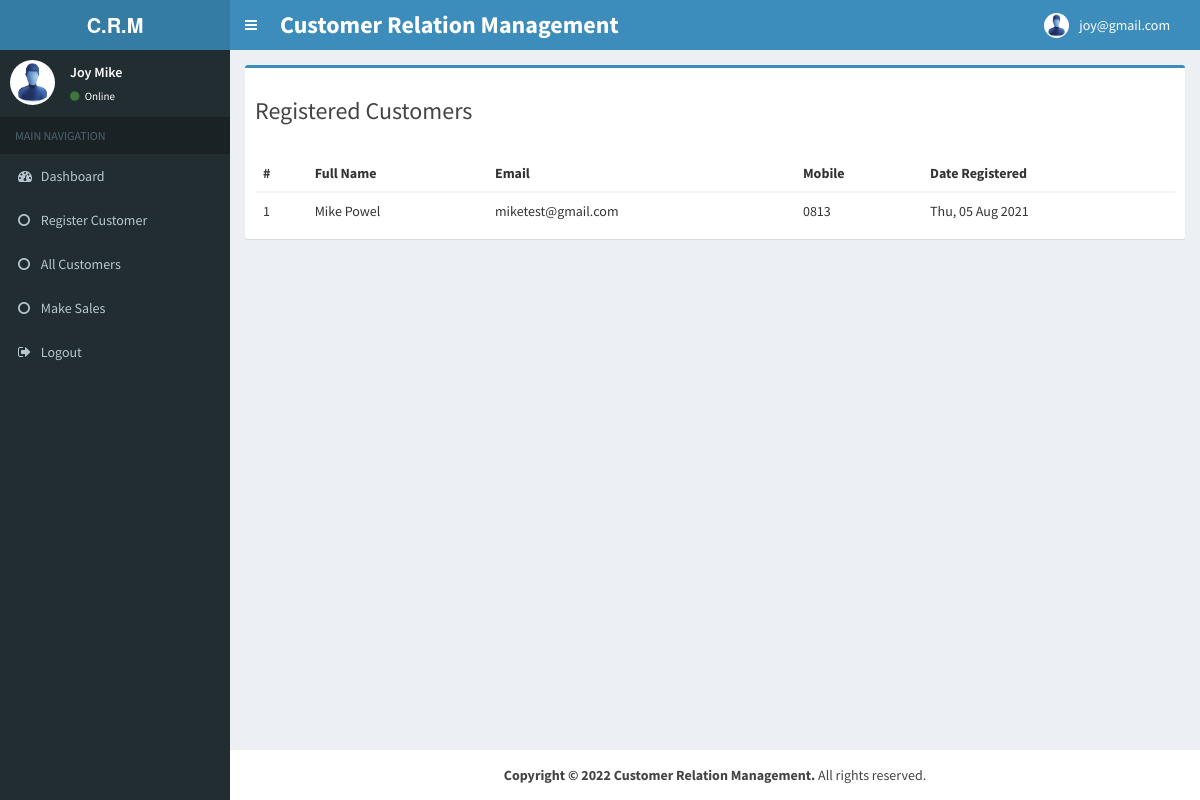
The page /pages/view_customers.php (signed in) on the database its author committed.
### tables this page shows
CREATE TABLE `staff` (
  `email` varchar(30) NOT NULL,
  `mobile` varchar(15) NOT NULL,
  `fullname` varchar(40) NOT NULL,
  `reg_date` varchar(30) NOT NULL
);

CREATE TABLE `customer` (
  `email` varchar(40) NOT NULL,
  `mobile` varchar(15) NOT NULL,
  `fullname` varchar(40) NOT NULL,
  `reg_date` varchar(15) NOT NULL
);

### resources/sessions.php (called while the page is built, shortened)
<?php
class Sessions {
    private $DB_USER = "root";
    private $DB_PASSWORD = "";
    private $DB_DSN = "mysql:host=localhost;dbname=crms";
    private function getConnection() {
        try {
            $conn = new PDO($this->DB_DSN, $this->DB_USER, $this->DB_PASSWORD);
            return $conn;
        } catch (Exception $ex) {
            echo $ex->getMessage();
        }
    }
    public function getAllCustomers() {
        try {
            $conn = $this->getConnection();
            $query = "SELECT * FROM customer";
            $ps = $conn->prepare($query);
            $ps->execute();
            return $ps->fetchAll();
        } catch (Exception $ex) {
            echo $ex->getMessage();
        }
    }
    public function getSingleStaff($email) {
        try {
            $conn = $this->getConnection();
            $query = "SELECT * FROM staff WHERE email = ?";
            $ps = $conn->prepare($query);
            $ps->bindParam(1, $email);
            $ps->execute();
            $result = $ps->fetchAll();
            $res = NULL;
            foreach ($result as $r) {
                $res = $r;
            }
            return $res;
        } catch (Exception $ex) {
            echo $ex->getMessage();
        }
    }
}

### pages/view_customers.php (the view, shortened to what this page needs)
<?php
include '../resources/sessions.php';
$ses = new Sessions();
?>
<!DOCTYPE html>
<html>
    <head>
        <link href="../bootstrap/css/bootstrap.min.css" rel="stylesheet" type="text/css" />
        <link href="https://maxcdn.bootstrapcdn.com/font-awesome/4.3.0/css/font-awesome.min.css" rel="stylesheet" type="text/css" />
        <link href="http://code.ionicframework.com/ionicons/2.0.0/css/ionicons.min.css" rel="stylesheet" type="text/css" />
        <link href="../dist/css/AdminLTE.min.css" rel="stylesheet" type="text/css" />
        <link href="../dist/css/skins/_all-skins.min.css" rel="stylesheet" type="text/css" />
        <link href="../plugins/iCheck/flat/blue.css" rel="stylesheet" type="text/css" />
        <link href="../plugins/morris/morris.css" rel="stylesheet" type="text/css" />
        <link href="../plugins/jvectormap/jquery-jvectormap-1.2.2.css" rel="stylesheet" type="text/css" />
        <link href="../plugins/datepicker/datepicker3.css" rel="stylesheet" type="text/css" />
        <link href="../plugins/daterangepicker/daterangepicker-bs3.css" rel="stylesheet" type="text/css" />
        <link href="../plugins/bootstrap-wysihtml5/bootstrap3-wysihtml5.min.css" rel="stylesheet" type="text/css" />
    </head>
    <body class="skin-blue">
        <div class="wrapper">
            <?php include '../resources/header.php'; ?>
            <?php include '../resources/sidebar.php'; ?>
            <div class="content-wrapper">
                <section class="content">
                    <div class="row">
                        <div class="col-md-12">
                            <div class="box box-primary">
                                <div class="box-header">
                                    <h3>Registered Customers</h3>
                                </div>
                                <div class="box-body">
                                    <table class="table table-hover">
                                        <thead>
                                            <tr>
                                                <th>#</th>
                                                <th>Full Name</th>
                                                <th>Email</th>
                                                <th>Mobile</th>
                                                <th>Date Registered</th>
                                            </tr>
                                        </thead>
                                        <tbody>
                                            <?php
                                            $counter = 1;
                                            $customer = $ses->getAllCustomers();
                                            foreach ($customer as $cust) {
                                                ?>
                                                <tr>
                                                    <td><?php echo $counter ?></td>
                                                    <td><?php echo $cust['fullname'] ?></td>
                                                    <td><?php echo $cust['email'] ?></td>
                                                    <td><?php echo $cust['mobile'] ?></td>
                                                    <td><?php echo date_format(date_create($cust['reg_date']), "D, d M Y") ?></td>
                                                </tr>
                                                <?php
                                                $counter++;
                                            }
                                            ?>
                                        </tbody>
                                    </table>
                                </div>
                            </div>
                        </div>
                    </div>
                </section>
            </div>
            <?php include '../resources/footer.php'; ?>
        </div>
    </body>
</html>

### resources/sidebar.php
<?php
$side_ses = new Sessions();
$side_role = $_SESSION['role'];
$side_uid = $_SESSION['uid'];
$side_fullname = "";
if ($side_role == "admin") {
    $side_fullname = "Administrator";
} else {
    $user_det = $side_ses->getSingleStaff($side_uid);
    $side_fullname = $user_det['fullname'];
}
?>
<aside class="main-sidebar">
    <section class="sidebar">
        <div class="user-panel">
            <div class="pull-left image">
                <img src="../images/user.jpg" class="img-circle" alt="User Image" />
            </div>
            <div class="pull-left info">
                <p><?php echo $side_fullname ?></p>
                <a href="#"><i class="fa fa-circle text-success"></i> Online</a>
            </div>
        </div>
        <ul class="sidebar-menu">
            <li class="header">MAIN NAVIGATION</li>
            <li><a href="index.php"><i class="fa fa-dashboard"></i> Dashboard</a></li>
            <?php
            if ($side_role == "admin") {
                ?>
                <li><a href="reg_staff.php"><i class="fa fa-circle-o"></i> Register Staff</a></li>
                <li><a href="view_staff.php"><i class="fa fa-circle-o"></i> All Staff</a></li>
                <li><a href="admin_customers.php"><i class="fa fa-circle-o"></i> All Customers</a></li>
                <li><a href="view_promotions.php"><i class="fa fa-circle-o"></i> Promotions</a></li>
                <li><a href="admin_sales.php"><i class="fa fa-circle-o"></i> Sales</a></li>
                <?php
            } elseif ($side_role == "marketing") {
                ?>
                <li><a href="view_customers.php"><i class="fa fa-circle-o"></i> All Customers</a></li>
                <li><a href="new_promotions.php"><i class="fa fa-circle-o"></i> New Promotions</a></li>
                <li><a href="view_promotions.php"><i class="fa fa-circle-o"></i> All Promotions</a></li>
                <?php
            } elseif ($side_role == "sales") {
                ?>
                <li><a href="reg_customer.php"><i class="fa fa-circle-o"></i> Register Customer</a></li>
                <li><a href="view_customers.php"><i class="fa fa-circle-o"></i> All Customers</a></li>
                <li><a href="make_sales.php"><i class="fa fa-circle-o"></i> Make Sales</a></li>
                <?php
            }
            ?>
            <li><a href="../logout.php"><i class="fa fa-sign-out"></i> Logout</a></li>
        </ul>
    </section>
</aside>

### rows shown on the page
staff: fullname "Joy Mike"
customer: fullname "Mike Powel", email "miketest@gmail.com", mobile "0813", reg_date "Thu, 05 Aug 2021"

### other values the page prints
$head_ses->APP_SYMBOL "C.R.M"
$head_ses->APP_TITLE "Customer Relation Management"
$head_uid "joy@gmail.com"
$foot_ses->APP_TITLE "Customer Relation Management"
